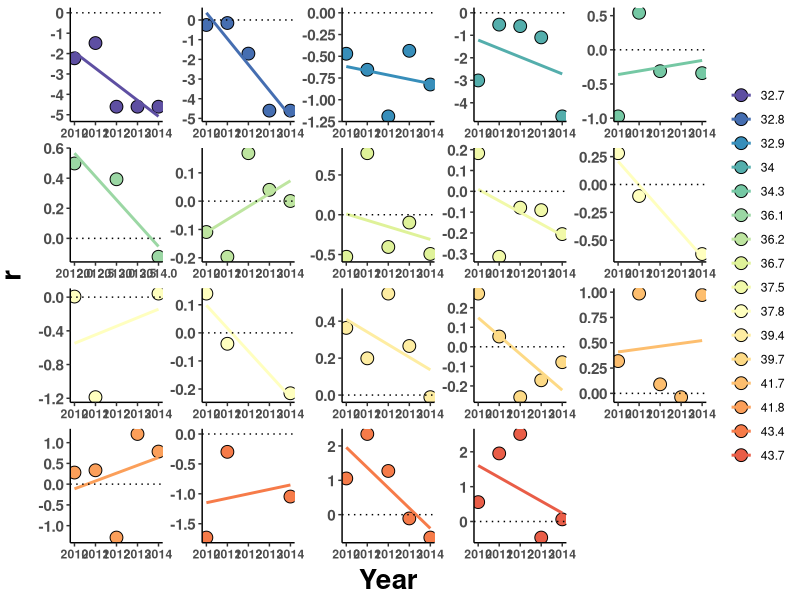
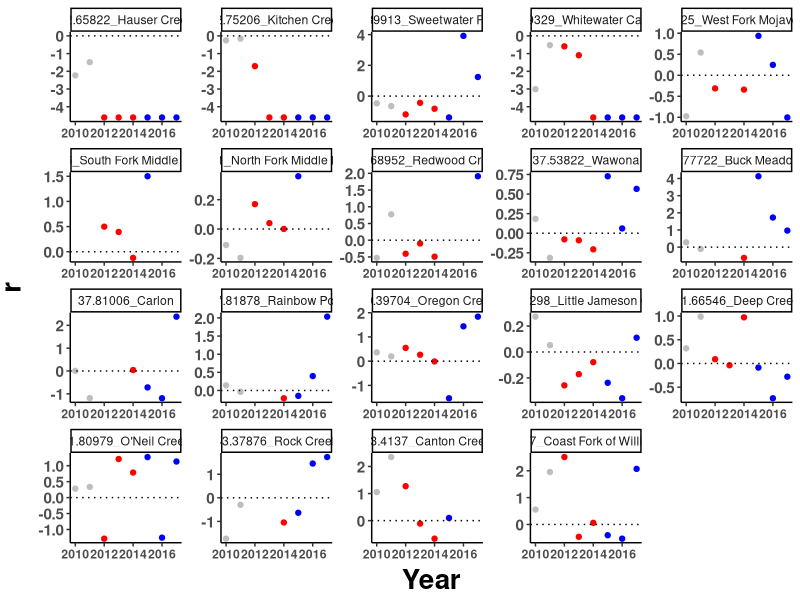

These charts were generated, in order, by the following R code: (Note: this script raises an error after producing the figures.)
#### PROJECT: Evolutionary rescue of Mimulus cardinalis populations during extreme drought
#### PURPOSE OF THIS SCRIPT: Produce demography graphs for publication
#### AUTHOR: Amy Angert & Daniel Anstett
#### DATE LAST MODIFIED: 20250610


#*******************************************************************************
#### 0. Clean workspace and load required packages
#*******************************************************************************

# Remove objects and clear workspace
rm(list = ls(all=TRUE))

# Make vector of packages needed
packages_needed <- c("tidyverse", "RColorBrewer","cowplot")

# Install packages needed (if not already installed)
for (i in 1:length(packages_needed)){
  if(!(packages_needed[i] %in% installed.packages())){install.packages(packages_needed[i])}
}

# Load packages needed
for (i in 1:length(packages_needed)){
  library(packages_needed[i], character.only = TRUE)
}


#*******************************************************************************
### 1. Read in lambda estimates for each site and year 
#*******************************************************************************
dat <- read.csv("data/demography data/siteYear.lambda_2010-2019.csv") %>% 
  mutate(Site.Name=paste(Latitude,Site, sep = "_")) %>% 
  mutate(r = log(lambda+0.01)) %>%  #add small value so lambdas=0 doesn't turn to NA)
  filter(Year!=2018) %>% 
  filter(Site!="Mill Creek")

# add color ramp column
color <- read_csv("data/genomic_data/pop_meta_data.csv") %>% 
  dplyr::select(Site, Lat.Color) %>% 
  unique()

dat <- left_join(dat, color)

dat_pre <- dat %>% filter(Year<2012)
dat_drought <- dat %>% filter(between(Year,2012,2014))
dat_recovery <- dat %>% filter(between(Year,2015,2017))
dat_post <- dat %>% filter(Year>2017)
dat_decline <- dat %>% filter(Year<2015)

#*******************************************************************************
### 1. Visualize declines over time for all sites (Fig S1)
#*******************************************************************************

#Decline only
ggplot(dat_decline, aes(x=Year, y=r)) +
  geom_point(aes(fill=as.factor(round(Latitude, 1))), shape=21, size=4) +
  geom_smooth(method=lm, se=FALSE, aes(color=as.factor(round(Latitude, 1)))) + 
  scale_color_manual(values=rev(unique(dat_decline$Lat.Color)), aesthetics = c("color", "fill")) +
  scale_y_continuous(name="r")+ scale_x_continuous(name="Year")+
  geom_hline(yintercept=0, linetype="dotted") +
  facet_wrap(~Site.Name, scale="free") + theme_classic() + theme(
    #facet_wrap(~Site.Lat, scale="free") + theme_classic() + theme(
    axis.text.x = element_text(face="bold"),
    axis.text.y = element_text(size=11,face="bold"),
    axis.title.x = element_text(color="black", size=20, vjust = 0.5, face="bold"),
    axis.title.y = element_text(color="black", size=20,vjust = 2, face="bold",hjust=0.5)) + theme(strip.background = element_blank(), strip.text.x = element_blank(), legend.title = element_blank())

#ggsave("Graphs/Demography/01_decline.pdf",width=14, height = 8, units = "in")


#*******************************************************************************
### 3. Visualize estimates over time for all sites (Fig S1)
#*******************************************************************************

#Decline & Recovery
ggplot(dat, aes(x=Year, y=r)) +
  geom_point(data=filter(dat, Year<2012), col="grey") +
  geom_point(data=filter(dat, between(Year,2012,2014)), col="red") +
  geom_point(data=filter(dat, between(Year,2015,2017)), col="blue") +
  geom_point(data=filter(dat, Year>2017), col="grey") +
  scale_y_continuous(name="r")+ 
  scale_x_continuous(name="Year",limits = c(2010, 2017))+
  geom_hline(yintercept=0, linetype="dotted") +
  facet_wrap(~Site.Name, scale="free") + theme_classic() + theme(
  #facet_wrap(~Site.Lat, scale="free") + theme_classic() + theme(
    axis.text.x = element_text(face="bold"),
    axis.text.y = element_text(size=11,face="bold"),
    axis.title.x = element_text(color="black", size=20, vjust = 0.5, face="bold"),
    axis.title.y = element_text(color="black", size=20,vjust = 2, face="bold",hjust=0.5))
#+
#theme(strip.background = element_blank(), strip.text.x = element_blank(),
#     legend.title = element_blank())

ggsave("Graphs/Demography/01_decline_recovery.pdf",width=14, height = 8, units = "in")



#*******************************************************************************
### 4. Visualize decline over time for exemplar site (Fig 1D)
#*******************************************************************************

#Little Jamison
dat_little <- dat %>% filter(Site=="Little Jameson Creek") %>% filter(Year<2015)
plot_3 <- ggplot(dat_little, aes(x=Year, y=r)) + geom_point(size=4,shape=21,fill="#9BD7A4") +
  #geom_smooth(data=filter(dat_little, Year<2015), method="lm", se=FALSE, col="#9BD7A4",size=1.5) +
  #geom_smooth(data=filter(dat_little, Year>2014), method="lm", se=FALSE, col="blue") +
  scale_y_continuous(name="r")+ scale_x_continuous(name="")+
  geom_hline(yintercept=0, linetype="dotted",size=0.8) + theme_classic() + theme(
    #facet_wrap(~Site.Lat, scale="free") + theme_classic() + theme(
    axis.text.x = element_text(size=18,face="bold"),
    axis.text.y = element_text(size=18,face="bold"),
    axis.title.x = element_text(color="black", size=20, vjust = 0.5, face="bold"),
    axis.title.y = element_text(color="black", size=22,vjust = 2, face="bold",hjust=0.5))
plot_3
ggsave("Graphs/Demography/sites/05_little_jamison.pdf",width=5, height = 4, units = "in")
